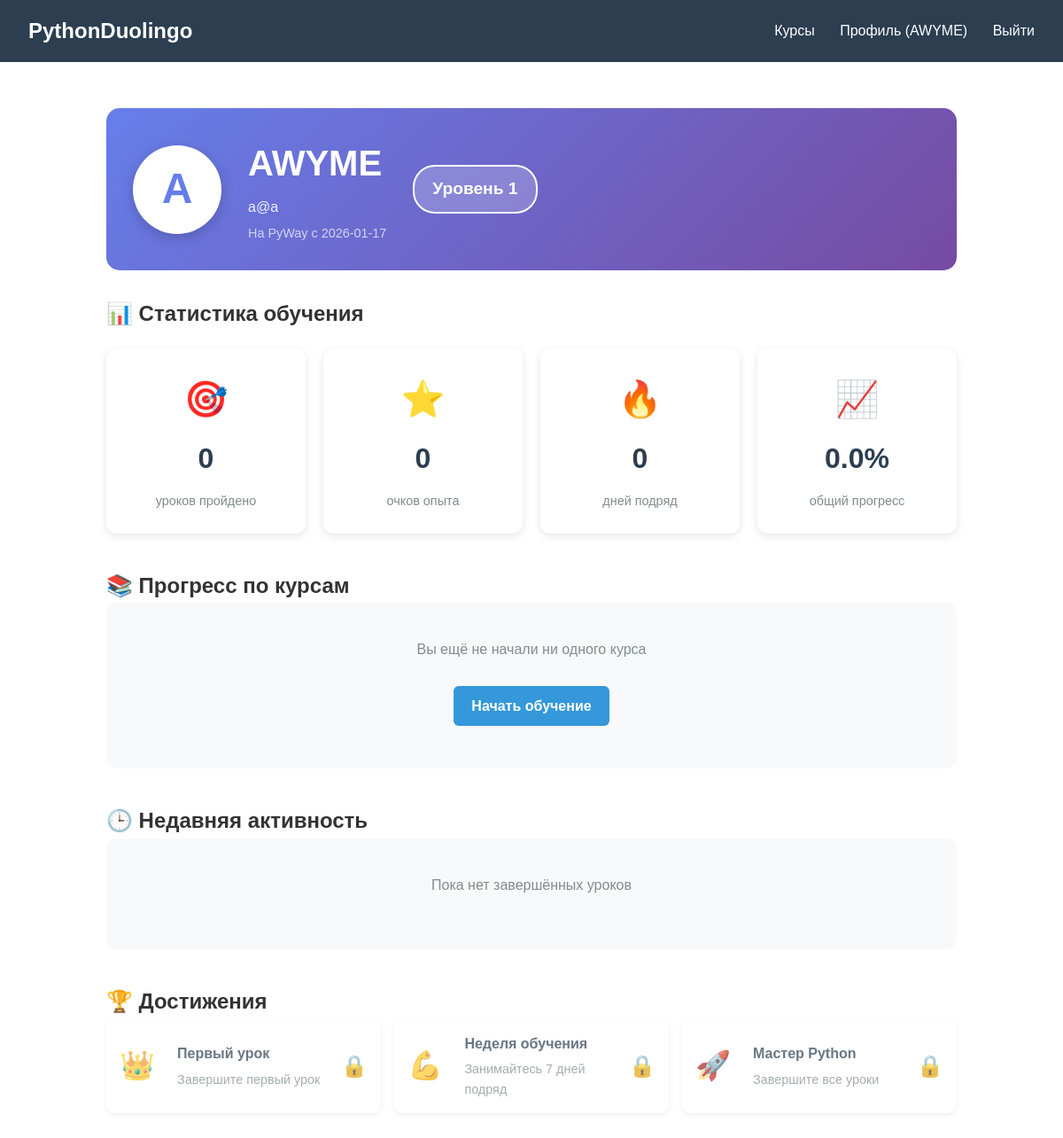
Page /profile (signed in) on the earlier database version.
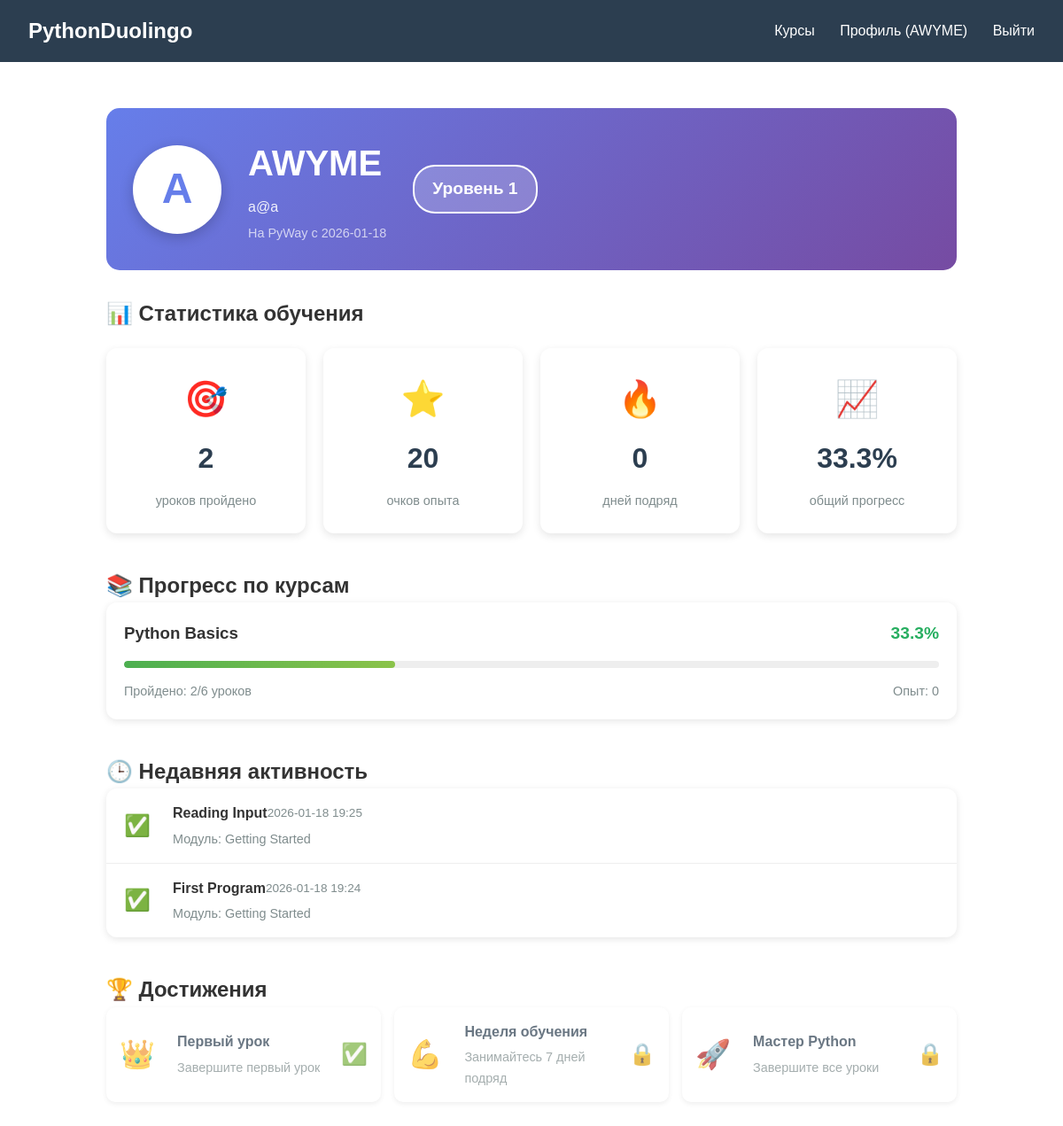
Same page on the later database version.
### tables this page shows
CREATE TABLE users (
            id INTEGER PRIMARY KEY AUTOINCREMENT,
            username VARCHAR(50) UNIQUE NOT NULL,
            email VARCHAR(100) UNIQUE NOT NULL,
            password_hash VARCHAR(255) NOT NULL,
            created_at DATETIME DEFAULT CURRENT_TIMESTAMP,
            experience INTEGER DEFAULT 0,
            level INTEGER DEFAULT 1,
            streak_days INTEGER DEFAULT 0,
            last_activity_date DATE);

CREATE TABLE courses (
            id INTEGER PRIMARY KEY AUTOINCREMENT,
            title VARCHAR(100) NOT NULL,
            description TEXT,
            difficulty_level VARCHAR(20) DEFAULT 'beginner',
            order_index INTEGER DEFAULT 0,
            is_active BOOLEAN DEFAULT 1,
            created_at DATETIME DEFAULT CURRENT_TIMESTAMP
        );

CREATE TABLE user_progress (
            id INTEGER PRIMARY KEY AUTOINCREMENT,
            user_id INTEGER NOT NULL,
            lesson_id INTEGER NOT NULL,
            completed BOOLEAN DEFAULT 0,
            completed_at DATETIME,
            code_submission TEXT,
            attempts INTEGER DEFAULT 0,
            score INTEGER DEFAULT 0,
            FOREIGN KEY (user_id) REFERENCES users (id) ON DELETE CASCADE,
            FOREIGN KEY (lesson_id) REFERENCES lessons (id) ON DELETE CASCADE,
            UNIQUE(user_id, lesson_id)
        );

CREATE TABLE lessons (
            id INTEGER PRIMARY KEY AUTOINCREMENT,
            module_id INTEGER NOT NULL,
            title VARCHAR(100) NOT NULL,
            content TEXT NOT NULL,
            order_index INTEGER DEFAULT 0,
            lesson_type VARCHAR(20) DEFAULT 'theory',
            expected_output TEXT,
            hints TEXT,
            created_at DATETIME DEFAULT CURRENT_TIMESTAMP,
            FOREIGN KEY (module_id) REFERENCES modules (id) ON DELETE CASCADE
        );

CREATE TABLE modules (
            id INTEGER PRIMARY KEY AUTOINCREMENT,
            course_id INTEGER NOT NULL,
            title VARCHAR(100) NOT NULL,
            description TEXT,
            order_index INTEGER DEFAULT 0,
            created_at DATETIME DEFAULT CURRENT_TIMESTAMP,
            FOREIGN KEY (course_id) REFERENCES courses (id) ON DELETE CASCADE
        );

### main.py (the view)
@app.route('/profile')
@login_required
def profile():
    user_data = get_user_profile(session['id'])
    if not user_data:
        flash('Профиль не найден.', 'error')
        return redirect(url_for('index'))
    progress_stats = get_user_progress_summary(session['id'])
    conn = get_db_connection()
    courses = conn.execute('''
        SELECT c.* FROM courses c
        JOIN user_progress up ON EXISTS (
            SELECT 1 FROM lessons l
            JOIN modules m ON l.module_id = m.id
            WHERE m.course_id = c.id AND up.lesson_id = l.id AND up.user_id = ?
        )
        WHERE c.is_active = TRUE
        GROUP BY c.id
    ''', (session['id'],)).fetchall()
    courses_progress = []
    for course in courses:
        progress = conn.execute('''
            SELECT
                COUNT(DISTINCT l.id) as total_lessons,
                COUNT(DISTINCT up.lesson_id) as completed_lessons
            FROM lessons l
            JOIN modules m ON l.module_id = m.id
            LEFT JOIN user_progress up ON l.id = up.lesson_id AND up.user_id = ? AND up.completed = TRUE
            WHERE m.course_id = ?
        ''', (session['id'], course['id'])).fetchone()
        if progress:
            progress_percent = (progress['completed_lessons'] / progress['total_lessons'] * 100) if progress['total_lessons'] > 0 else 0
            courses_progress.append({
                'id': course['id'],
                'title': course['title'],
                'total_lessons': progress['total_lessons'],
                'completed_lessons': progress['completed_lessons'],
                'progress_percent': round(progress_percent, 1)
            })
    recent_lessons = conn.execute('''
        SELECT l.title, up.completed_at, m.title as module_title, up.completed
        FROM user_progress up
        JOIN lessons l ON up.lesson_id = l.id
        JOIN modules m ON l.module_id = m.id
        WHERE up.user_id = ?
        ORDER BY up.completed_at DESC
        LIMIT 10
    ''', (session['id'],)).fetchall()
    conn.close()
    return render_template('profile.html',
                         user=user_data,
                         progress_stats=progress_stats,
                         courses_progress=courses_progress,
                         recent_lessons=recent_lessons)

### db/db.py (called while the page is built)
def get_db_connection():
    conn = sqlite3.connect(DATABASE_PATH, check_same_thread=False)
    conn.row_factory = sqlite3.Row
    return conn

def get_user_profile(user_id):
    conn = get_db_connection()
    user = conn.execute('''
        SELECT id, username, email, created_at, experience, level, streak_days
        FROM users WHERE id = ?
    ''', (user_id,)).fetchone()
    if not user:
        conn.close()
        return None
    profile_data = dict(user)
    progress_stats = get_user_progress(user_id)
    profile_data['progress_stats'] = progress_stats
    conn.close()
    return profile_data

### main.py (called while the page is built)
def login_required(f):
    from functools import wraps
    @wraps(f)
    def decorated_function(*args, **kwargs):
        if 'id' not in session:
            flash('Для доступа к этой странице необходимо войти в систему.', 'error')
            return redirect(url_for('login'))
        return f(*args, **kwargs)
    return decorated_function

### templates/profile.html (shortened to what this page needs)
{% extends "base.html" %}
{% block content %}
<div class="profile-container">
    <div class="profile-header">
        <div class="profile-avatar">
            <div class="avatar-circle">
                {{ user.username[0]|upper }}
            </div>
        </div>
        <div class="profile-info">
            <h1>{{ user.username }}</h1>
            <p class="profile-email">{{ user.email }}</p>
            <p class="profile-join-date">На PyWay с {{ user.created_at[:10] }}</p>
        </div>
        <div class="profile-level">
            <div class="level-badge">
                <span class="level-number">Уровень {{ user.level }}</span>
            </div>
        </div>
    </div>
    <div class="profile-stats">
        <h2>📊 Статистика обучения</h2>
        <div class="stats-grid">
            <div class="stat-card">
                <div class="stat-icon">🎯</div>
                <div class="stat-number">{{ progress_stats.completed_lessons|default(0) }}</div>
                <div class="stat-label">уроков пройдено</div>
            </div>
            <div class="stat-card">
                <div class="stat-icon">⭐</div>
                <div class="stat-number">{{ user.experience|default(0) }}</div>
                <div class="stat-label">очков опыта</div>
            </div>
            <div class="stat-card">
                <div class="stat-icon">🔥</div>
                <div class="stat-number">{{ user.streak_days|default(0) }}</div>
                <div class="stat-label">дней подряд</div>
            </div>
            <div class="stat-card">
                <div class="stat-icon">📈</div>
                <div class="stat-number">{{ progress_stats.progress_percent|default(0) }}%</div>
                <div class="stat-label">общий прогресс</div>
            </div>
        </div>
    </div>
    <div class="courses-progress">
        <h2>📚 Прогресс по курсам</h2>
        {% if courses_progress %}
            {% for course in courses_progress %}
            <div class="course-progress-card">
                <div class="course-progress-header">
                    <h3>{{ course.title }}</h3>
                    <span class="progress-percent">{{ course.progress_percent }}%</span>
                </div>
                <div class="progress-bar">
                    <div class="progress-fill" style="width: {{ course.progress_percent }}%"></div>
                </div>
                <div class="course-stats">
                    <span>Пройдено: {{ course.completed_lessons }}/{{ course.total_lessons }} уроков</span>
                    <span>Опыт: {{ course.experience|default(0) }}</span>
                </div>
            </div>
            {% endfor %}
        {% else %}
            <div class="empty-state">
                <p>Вы ещё не начали ни одного курса</p>
                <a href="{{ url_for('courses') }}" class="btn btn-primary">Начать обучение</a>
            </div>
        {% endif %}
    </div>
    <div class="recent-activity">
        <h2>🕒 Недавняя активность</h2>
        {% if recent_lessons %}
            <div class="activity-list">
                {% for lesson in recent_lessons %}
                <div class="activity-item">
                    <div class="activity-icon">
                        {% if lesson.completed %}✅{% else %}🔄{% endif %}
                    </div>
                    <div class="activity-content">
                        <div class="activity-title">
                            <strong>{{ lesson.title }}</strong>
                            <span class="activity-time">{{ lesson.completed_at[:16] }}</span>
                        </div>
                        <div class="activity-details">
                            Модуль: {{ lesson.module_title }}
                        </div>
                    </div>
                </div>
                {% endfor %}
            </div>
        {% else %}
            <div class="empty-state">
                <p>Пока нет завершённых уроков</p>
            </div>
        {% endif %}
    </div>
    <div class="achievements">
        <h2>🏆 Достижения</h2>
        <div class="achievements-grid">
            <div class="achievement locked">
                <div class="achievement-icon">👑</div>
                <div class="achievement-info">
                    <h4>Первый урок</h4>
                    <p>Завершите первый урок</p>
                </div>
                <div class="achievement-status">
                    {% if progress_stats.completed_lessons > 0 %}✅{% else %}🔒{% endif %}
                </div>
            </div>
            <div class="achievement locked">
                <div class="achievement-icon">💪</div>
                <div class="achievement-info">
                    <h4>Неделя обучения</h4>
                    <p>Занимайтесь 7 дней подряд</p>
                </div>
                <div class="achievement-status">
                    {% if user.streak_days >= 7 %}✅{% else %}🔒{% endif %}
                </div>
            </div>
            <div class="achievement locked">
                <div class="achievement-icon">🚀</div>
                <div class="achievement-info">
                    <h4>Мастер Python</h4>
                    <p>Завершите все уроки</p>
                </div>
                <div class="achievement-status">
                    {% if progress_stats.progress_percent == 100 %}✅{% else %}🔒{% endif %}
                </div>
            </div>
        </div>
    </div>
</div>
{% endblock %}

### templates/base.html (shortened to what this page needs)
<!DOCTYPE html>
<html lang="ru">
<head>
    <link rel="stylesheet" href="{{ url_for('static', filename='style.css') }}">
</head>
<body>
    <nav>
        <div class="nav-container">
            <a href="{{ url_for('index') }}" class="logo">PythonDuolingo</a>
            <div class="nav-links">
                <a href="{{ url_for('courses') }}">Курсы</a>
                {% if session.get('id') %}
                    <a href="{{ url_for('profile') }}">Профиль ({{ session.get('username', 'Пользователь') }})</a>
                    <a href="{{ url_for('logout') }}">Выйти</a>
                {% else %}
                    <a href="{{ url_for('login') }}">Войти</a>
                    <a href="{{ url_for('signup') }}">Регистрация</a>
                {% endif %}
            </div>
        </div>
    </nav>
    <main>
        {% block content %}{% endblock %}
    </main>
</body>
</html>

### static/style.css (style rules this page uses)
* { margin: 0; padding: 0; box-sizing: border-box; }
body { font-family: 'Arial', sans-serif; line-height: 1.6; color: #333; }
nav { background: #2c3e50; color: white; padding: 1rem 0; }
.nav-container { max-width: 1200px; margin: 0 auto; display: flex; justify-content: space-between; align-items: center; padding: 0 2rem; }
.logo { color: white; text-decoration: none; font-weight: bold; font-size: 1.5rem; }
.nav-links a { color: white; text-decoration: none; margin-left: 1.5rem; }
main { max-width: 1200px; margin: 2rem auto; padding: 0 2rem; min-height: calc(100vh - 160px); }
.progress-bar { background: #ecf0f1; border-radius: 4px; margin: 1rem 0; }
.profile-container { max-width: 1000px; margin: 0 auto; padding: 20px; }
.profile-header { display: flex; align-items: center; gap: 30px; padding: 30px; background: linear-gradient(135deg, #667eea 0%, #764ba2 100%); border-radius: 15px; color: white; margin-bottom: 30px; }
.avatar-circle { width: 100px; height: 100px; border-radius: 50%; background: white; color: #667eea; display: flex; align-items: center; justify-content: center; font-size: 48px; font-weight: bold; box-shadow: 0 4px 15px rgba(0,0,0,0.2); }
.profile-info h1 { margin: 0; font-size: 2.5em; }
.profile-email { opacity: 0.9; margin: 5px 0; }
.profile-join-date { font-size: 0.9em; opacity: 0.7; }
.level-badge { background: rgba(255,255,255,0.2); padding: 10px 20px; border-radius: 25px; border: 2px solid white; }
.level-number { font-size: 1.2em; font-weight: bold; }
.profile-stats { margin-bottom: 40px; }
.stats-grid { display: grid; grid-template-columns: repeat(auto-fit, minmax(200px, 1fr)); gap: 20px; margin-top: 20px; }
.stat-card { background: white; padding: 25px; border-radius: 12px; text-align: center; box-shadow: 0 3px 10px rgba(0,0,0,0.1); transition: transform 0.3s; }
.stat-icon { font-size: 2.5em; margin-bottom: 10px; }
.stat-number { font-size: 2em; font-weight: bold; color: #2c3e50; margin: 10px 0; }
.stat-label { color: #7f8c8d; font-size: 0.9em; }
.courses-progress { margin-bottom: 40px; }
.course-progress-card { background: white; padding: 20px; border-radius: 12px; margin-bottom: 15px; box-shadow: 0 2px 8px rgba(0,0,0,0.1); }
.course-progress-header { display: flex; justify-content: space-between; align-items: center; margin-bottom: 15px; }
.progress-percent { font-size: 1.2em; font-weight: bold; color: #27ae60; }
.progress-bar { height: 10px; background: #ecf0f1; border-radius: 5px; overflow: hidden; margin: 15px 0; }
.progress-fill { height: 100%; background: linear-gradient(90deg, #27ae60, #2ecc71); border-radius: 5px; transition: width 0.5s ease; }
.course-stats { display: flex; justify-content: space-between; font-size: 0.9em; color: #7f8c8d; }
.recent-activity { margin-bottom: 40px; }
.activity-list { background: white; border-radius: 12px; overflow: hidden; box-shadow: 0 2px 8px rgba(0,0,0,0.1); }
.activity-item { display: flex; align-items: center; padding: 15px 20px; border-bottom: 1px solid #eee; }
.activity-item:last-child { border-bottom: none; }
.activity-icon { font-size: 1.5em; margin-right: 15px; width: 40px; }
.activity-title { display: flex; justify-content: space-between; align-items: center; margin-bottom: 5px; }
.activity-time { font-size: 0.85em; color: #7f8c8d; }
.activity-details { font-size: 0.9em; color: #7f8c8d; }
.achievements-grid { display: grid; grid-template-columns: repeat(auto-fit, minmax(300px, 1fr)); gap: 15px; }
.achievement { display: flex; align-items: center; background: white; padding: 15px; border-radius: 10px; box-shadow: 0 2px 6px rgba(0,0,0,0.1); }
.achievement.locked { opacity: 0.7; }
.achievement-icon { font-size: 2em; margin-right: 15px; width: 50px; }
.achievement-info h4 { margin: 0 0 5px 0; color: #2c3e50; }
.achievement-info p { margin: 0; font-size: 0.9em; color: #7f8c8d; }
.achievement-status { margin-left: auto; font-size: 1.5em; }
.progress-bar { height: 8px; background: #eee; border-radius: 4px; overflow: hidden; }
.progress-fill { height: 100%; background: linear-gradient(90deg, #4CAF50, #8BC34A); border-radius: 4px; transition: width 0.5s ease; }

Differences in the rows shown:
changed users "AWYME": created_at "2026-01-17" → "2026-01-18"; experience "0" → "20"
now on this page (row edited): courses: title "Python Basics", progress_percent "33.3", completed_lessons "2", total_lessons "6", experience "0"
added user_progress: title "Reading Input", completed_at "2026-01-18 19:25", module_title "Getting Started"
added user_progress: title "First Program", completed_at "2026-01-18 19:24", module_title "Getting Started"
Other differences:
{{ progress_stats.completed_lessons|default(0) }}: "0" → "2"
{{ progress_stats.progress_percent|default(0) }}: "0.0" → "33.3"
text no longer shown: "Вы ещё не начали ни одного курса Начать обучение Пока нет завершённых уроков 🔒"
